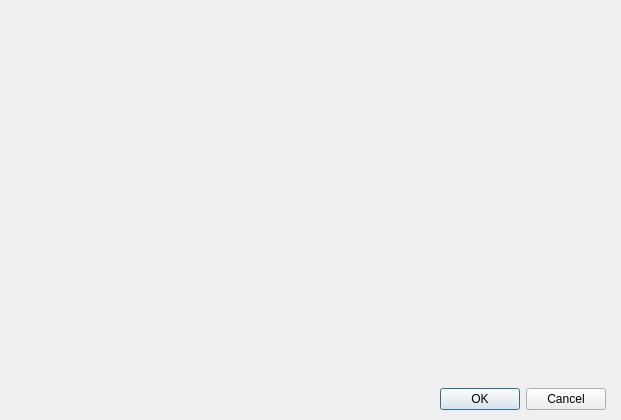
<?xml version="1.0" encoding="UTF-8"?>
<ui version="4.0">
 <class>DialogVideosPreview</class>
 <widget class="QDialog" name="DialogVideosPreview">
  <property name="geometry">
   <rect>
    <x>0</x>
    <y>0</y>
    <width>621</width>
    <height>420</height>
   </rect>
  </property>
  <property name="windowTitle">
   <string>Select a video...</string>
  </property>
  <layout class="QGridLayout" name="gridLayout">
   <property name="leftMargin">
    <number>15</number>
   </property>
   <property name="topMargin">
    <number>10</number>
   </property>
   <property name="rightMargin">
    <number>15</number>
   </property>
   <property name="bottomMargin">
    <number>10</number>
   </property>
   <item row="0" column="0">
    <layout class="QVBoxLayout" name="verticalLayout" stretch="1,0">
     <property name="spacing">
      <number>15</number>
     </property>
     <item>
      <widget class="PanelVideos" name="widget" native="true"/>
     </item>
     <item>
      <widget class="QDialogButtonBox" name="buttonBox">
       <property name="orientation">
        <enum>Qt::Horizontal</enum>
       </property>
       <property name="standardButtons">
        <set>QDialogButtonBox::Cancel|QDialogButtonBox::Ok</set>
       </property>
      </widget>
     </item>
    </layout>
   </item>
  </layout>
 </widget>
 <customwidgets>
  <customwidget>
   <class>PanelVideos</class>
   <extends>QWidget</extends>
   <header>panelvideos.h</header>
   <container>1</container>
  </customwidget>
 </customwidgets>
 <resources/>
 <connections>
  <connection>
   <sender>buttonBox</sender>
   <signal>accepted()</signal>
   <receiver>DialogVideosPreview</receiver>
   <slot>accept()</slot>
   <hints>
    <hint type="sourcelabel">
     <x>248</x>
     <y>254</y>
    </hint>
    <hint type="destinationlabel">
     <x>157</x>
     <y>274</y>
    </hint>
   </hints>
  </connection>
  <connection>
   <sender>buttonBox</sender>
   <signal>rejected()</signal>
   <receiver>DialogVideosPreview</receiver>
   <slot>reject()</slot>
   <hints>
    <hint type="sourcelabel">
     <x>316</x>
     <y>260</y>
    </hint>
    <hint type="destinationlabel">
     <x>286</x>
     <y>274</y>
    </hint>
   </hints>
  </connection>
 </connections>
</ui>
